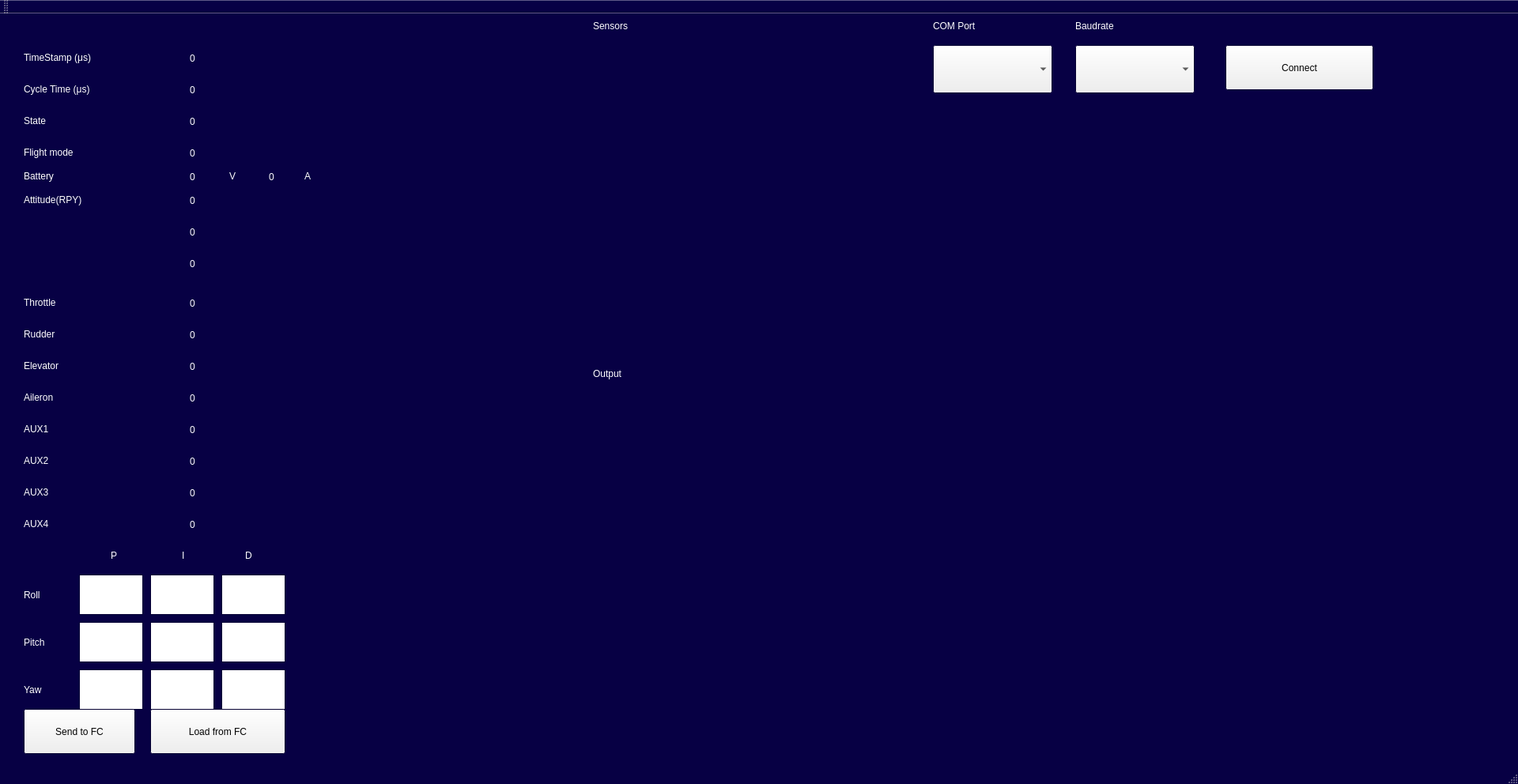
<?xml version="1.0" encoding="UTF-8"?>
<ui version="4.0">
 <class>CriusGUI</class>
 <widget class="QMainWindow" name="CriusGUI">
  <property name="geometry">
   <rect>
    <x>0</x>
    <y>0</y>
    <width>1920</width>
    <height>992</height>
   </rect>
  </property>
  <property name="palette">
   <palette>
    <active>
     <colorrole role="WindowText">
      <brush brushstyle="SolidPattern">
       <color alpha="255">
        <red>255</red>
        <green>255</green>
        <blue>255</blue>
       </color>
      </brush>
     </colorrole>
     <colorrole role="Base">
      <brush brushstyle="SolidPattern">
       <color alpha="255">
        <red>255</red>
        <green>255</green>
        <blue>255</blue>
       </color>
      </brush>
     </colorrole>
     <colorrole role="Window">
      <brush brushstyle="SolidPattern">
       <color alpha="255">
        <red>7</red>
        <green>0</green>
        <blue>68</blue>
       </color>
      </brush>
     </colorrole>
    </active>
    <inactive>
     <colorrole role="WindowText">
      <brush brushstyle="SolidPattern">
       <color alpha="255">
        <red>255</red>
        <green>255</green>
        <blue>255</blue>
       </color>
      </brush>
     </colorrole>
     <colorrole role="Base">
      <brush brushstyle="SolidPattern">
       <color alpha="255">
        <red>255</red>
        <green>255</green>
        <blue>255</blue>
       </color>
      </brush>
     </colorrole>
     <colorrole role="Window">
      <brush brushstyle="SolidPattern">
       <color alpha="255">
        <red>7</red>
        <green>0</green>
        <blue>68</blue>
       </color>
      </brush>
     </colorrole>
    </inactive>
    <disabled>
     <colorrole role="WindowText">
      <brush brushstyle="SolidPattern">
       <color alpha="255">
        <red>120</red>
        <green>120</green>
        <blue>120</blue>
       </color>
      </brush>
     </colorrole>
     <colorrole role="Base">
      <brush brushstyle="SolidPattern">
       <color alpha="255">
        <red>7</red>
        <green>0</green>
        <blue>68</blue>
       </color>
      </brush>
     </colorrole>
     <colorrole role="Window">
      <brush brushstyle="SolidPattern">
       <color alpha="255">
        <red>7</red>
        <green>0</green>
        <blue>68</blue>
       </color>
      </brush>
     </colorrole>
    </disabled>
   </palette>
  </property>
  <property name="windowTitle">
   <string>Crius All-in-One Pro v2.0 Configuration GUI</string>
  </property>
  <property name="autoFillBackground">
   <bool>false</bool>
  </property>
  <widget class="QWidget" name="centralWidget">
   <widget class="QCustomPlot" name="imu_plot" native="true">
    <property name="geometry">
     <rect>
      <x>420</x>
      <y>40</y>
      <width>741</width>
      <height>361</height>
     </rect>
    </property>
    <property name="palette">
     <palette>
      <active>
       <colorrole role="Base">
        <brush brushstyle="SolidPattern">
         <color alpha="255">
          <red>255</red>
          <green>255</green>
          <blue>255</blue>
         </color>
        </brush>
       </colorrole>
       <colorrole role="Window">
        <brush brushstyle="SolidPattern">
         <color alpha="255">
          <red>255</red>
          <green>255</green>
          <blue>255</blue>
         </color>
        </brush>
       </colorrole>
      </active>
      <inactive>
       <colorrole role="Base">
        <brush brushstyle="SolidPattern">
         <color alpha="255">
          <red>255</red>
          <green>255</green>
          <blue>255</blue>
         </color>
        </brush>
       </colorrole>
       <colorrole role="Window">
        <brush brushstyle="SolidPattern">
         <color alpha="255">
          <red>255</red>
          <green>255</green>
          <blue>255</blue>
         </color>
        </brush>
       </colorrole>
      </inactive>
      <disabled>
       <colorrole role="Base">
        <brush brushstyle="SolidPattern">
         <color alpha="255">
          <red>255</red>
          <green>255</green>
          <blue>255</blue>
         </color>
        </brush>
       </colorrole>
       <colorrole role="Window">
        <brush brushstyle="SolidPattern">
         <color alpha="255">
          <red>255</red>
          <green>255</green>
          <blue>255</blue>
         </color>
        </brush>
       </colorrole>
      </disabled>
     </palette>
    </property>
    <property name="autoFillBackground">
     <bool>false</bool>
    </property>
   </widget>
   <widget class="QLabel" name="data_in_pitch">
    <property name="geometry">
     <rect>
      <x>240</x>
      <y>260</y>
      <width>151</width>
      <height>33</height>
     </rect>
    </property>
    <property name="text">
     <string>0</string>
    </property>
   </widget>
   <widget class="QLabel" name="data_in_roll">
    <property name="geometry">
     <rect>
      <x>240</x>
      <y>220</y>
      <width>151</width>
      <height>33</height>
     </rect>
    </property>
    <property name="text">
     <string>0</string>
    </property>
   </widget>
   <widget class="QLabel" name="data_in_yaw">
    <property name="geometry">
     <rect>
      <x>240</x>
      <y>300</y>
      <width>151</width>
      <height>33</height>
     </rect>
    </property>
    <property name="text">
     <string>0</string>
    </property>
   </widget>
   <widget class="QLabel" name="label_8">
    <property name="geometry">
     <rect>
      <x>30</x>
      <y>220</y>
      <width>181</width>
      <height>31</height>
     </rect>
    </property>
    <property name="text">
     <string>Attitude(RPY)</string>
    </property>
   </widget>
   <widget class="QLabel" name="label_9">
    <property name="geometry">
     <rect>
      <x>30</x>
      <y>40</y>
      <width>201</width>
      <height>31</height>
     </rect>
    </property>
    <property name="text">
     <string>TimeStamp (μs)</string>
    </property>
   </widget>
   <widget class="QLabel" name="data_in_timeStamp">
    <property name="geometry">
     <rect>
      <x>240</x>
      <y>40</y>
      <width>191</width>
      <height>33</height>
     </rect>
    </property>
    <property name="text">
     <string>0</string>
    </property>
   </widget>
   <widget class="QCustomPlot" name="control_plot" native="true">
    <property name="geometry">
     <rect>
      <x>420</x>
      <y>480</y>
      <width>741</width>
      <height>361</height>
     </rect>
    </property>
   </widget>
   <widget class="QLabel" name="label_10">
    <property name="geometry">
     <rect>
      <x>30</x>
      <y>350</y>
      <width>151</width>
      <height>31</height>
     </rect>
    </property>
    <property name="text">
     <string>Throttle</string>
    </property>
   </widget>
   <widget class="QLabel" name="data_in_throttle">
    <property name="geometry">
     <rect>
      <x>240</x>
      <y>350</y>
      <width>151</width>
      <height>33</height>
     </rect>
    </property>
    <property name="text">
     <string>0</string>
    </property>
   </widget>
   <widget class="QLabel" name="label_11">
    <property name="geometry">
     <rect>
      <x>30</x>
      <y>390</y>
      <width>151</width>
      <height>31</height>
     </rect>
    </property>
    <property name="text">
     <string>Rudder</string>
    </property>
   </widget>
   <widget class="QLabel" name="data_in_rudder">
    <property name="geometry">
     <rect>
      <x>240</x>
      <y>390</y>
      <width>151</width>
      <height>33</height>
     </rect>
    </property>
    <property name="text">
     <string>0</string>
    </property>
   </widget>
   <widget class="QLabel" name="label_12">
    <property name="geometry">
     <rect>
      <x>30</x>
      <y>430</y>
      <width>151</width>
      <height>31</height>
     </rect>
    </property>
    <property name="text">
     <string>Elevator</string>
    </property>
   </widget>
   <widget class="QLabel" name="data_in_elevator">
    <property name="geometry">
     <rect>
      <x>240</x>
      <y>430</y>
      <width>151</width>
      <height>33</height>
     </rect>
    </property>
    <property name="text">
     <string>0</string>
    </property>
   </widget>
   <widget class="QLabel" name="label_13">
    <property name="geometry">
     <rect>
      <x>30</x>
      <y>470</y>
      <width>151</width>
      <height>31</height>
     </rect>
    </property>
    <property name="text">
     <string>Aileron</string>
    </property>
   </widget>
   <widget class="QLabel" name="data_in_aileron">
    <property name="geometry">
     <rect>
      <x>240</x>
      <y>470</y>
      <width>151</width>
      <height>33</height>
     </rect>
    </property>
    <property name="text">
     <string>0</string>
    </property>
   </widget>
   <widget class="QLabel" name="label_14">
    <property name="geometry">
     <rect>
      <x>30</x>
      <y>510</y>
      <width>151</width>
      <height>31</height>
     </rect>
    </property>
    <property name="text">
     <string>AUX1</string>
    </property>
   </widget>
   <widget class="QLabel" name="data_in_aux1">
    <property name="geometry">
     <rect>
      <x>240</x>
      <y>510</y>
      <width>151</width>
      <height>33</height>
     </rect>
    </property>
    <property name="text">
     <string>0</string>
    </property>
   </widget>
   <widget class="QLabel" name="label_15">
    <property name="geometry">
     <rect>
      <x>30</x>
      <y>550</y>
      <width>151</width>
      <height>31</height>
     </rect>
    </property>
    <property name="text">
     <string>AUX2</string>
    </property>
   </widget>
   <widget class="QLabel" name="data_in_aux2">
    <property name="geometry">
     <rect>
      <x>240</x>
      <y>550</y>
      <width>151</width>
      <height>33</height>
     </rect>
    </property>
    <property name="text">
     <string>0</string>
    </property>
   </widget>
   <widget class="QLabel" name="label_16">
    <property name="geometry">
     <rect>
      <x>30</x>
      <y>590</y>
      <width>151</width>
      <height>31</height>
     </rect>
    </property>
    <property name="text">
     <string>AUX3</string>
    </property>
   </widget>
   <widget class="QLabel" name="data_in_aux3">
    <property name="geometry">
     <rect>
      <x>240</x>
      <y>590</y>
      <width>151</width>
      <height>33</height>
     </rect>
    </property>
    <property name="text">
     <string>0</string>
    </property>
   </widget>
   <widget class="QLabel" name="label_17">
    <property name="geometry">
     <rect>
      <x>30</x>
      <y>630</y>
      <width>151</width>
      <height>31</height>
     </rect>
    </property>
    <property name="text">
     <string>AUX4</string>
    </property>
   </widget>
   <widget class="QLabel" name="data_in_aux4">
    <property name="geometry">
     <rect>
      <x>240</x>
      <y>630</y>
      <width>151</width>
      <height>33</height>
     </rect>
    </property>
    <property name="text">
     <string>0</string>
    </property>
   </widget>
   <widget class="QLabel" name="label_18">
    <property name="geometry">
     <rect>
      <x>30</x>
      <y>80</y>
      <width>201</width>
      <height>31</height>
     </rect>
    </property>
    <property name="text">
     <string>Cycle Time (μs)</string>
    </property>
   </widget>
   <widget class="QLabel" name="data_in_cycleTime">
    <property name="geometry">
     <rect>
      <x>240</x>
      <y>80</y>
      <width>191</width>
      <height>33</height>
     </rect>
    </property>
    <property name="text">
     <string>0</string>
    </property>
   </widget>
   <widget class="QLabel" name="label_19">
    <property name="geometry">
     <rect>
      <x>750</x>
      <y>0</y>
      <width>181</width>
      <height>31</height>
     </rect>
    </property>
    <property name="text">
     <string>Sensors</string>
    </property>
   </widget>
   <widget class="QLabel" name="label_20">
    <property name="geometry">
     <rect>
      <x>750</x>
      <y>440</y>
      <width>181</width>
      <height>31</height>
     </rect>
    </property>
    <property name="text">
     <string>Output</string>
    </property>
   </widget>
   <widget class="QLabel" name="label_21">
    <property name="geometry">
     <rect>
      <x>30</x>
      <y>720</y>
      <width>71</width>
      <height>31</height>
     </rect>
    </property>
    <property name="text">
     <string>Roll</string>
    </property>
   </widget>
   <widget class="QLabel" name="label_22">
    <property name="geometry">
     <rect>
      <x>30</x>
      <y>780</y>
      <width>71</width>
      <height>31</height>
     </rect>
    </property>
    <property name="text">
     <string>Pitch</string>
    </property>
   </widget>
   <widget class="QLabel" name="label_23">
    <property name="geometry">
     <rect>
      <x>30</x>
      <y>840</y>
      <width>71</width>
      <height>31</height>
     </rect>
    </property>
    <property name="text">
     <string>Yaw</string>
    </property>
   </widget>
   <widget class="QLabel" name="label_24">
    <property name="geometry">
     <rect>
      <x>140</x>
      <y>670</y>
      <width>31</width>
      <height>31</height>
     </rect>
    </property>
    <property name="text">
     <string>P</string>
    </property>
   </widget>
   <widget class="QLabel" name="label_25">
    <property name="geometry">
     <rect>
      <x>230</x>
      <y>670</y>
      <width>31</width>
      <height>31</height>
     </rect>
    </property>
    <property name="text">
     <string>I</string>
    </property>
   </widget>
   <widget class="QLabel" name="label_26">
    <property name="geometry">
     <rect>
      <x>310</x>
      <y>670</y>
      <width>31</width>
      <height>31</height>
     </rect>
    </property>
    <property name="text">
     <string>D</string>
    </property>
   </widget>
   <widget class="QTextEdit" name="Config_PID_Roll_KP">
    <property name="geometry">
     <rect>
      <x>100</x>
      <y>710</y>
      <width>81</width>
      <height>51</height>
     </rect>
    </property>
   </widget>
   <widget class="QTextEdit" name="Config_PID_Roll_KI">
    <property name="geometry">
     <rect>
      <x>190</x>
      <y>710</y>
      <width>81</width>
      <height>51</height>
     </rect>
    </property>
   </widget>
   <widget class="QTextEdit" name="Config_PID_Roll_KD">
    <property name="geometry">
     <rect>
      <x>280</x>
      <y>710</y>
      <width>81</width>
      <height>51</height>
     </rect>
    </property>
   </widget>
   <widget class="QTextEdit" name="Config_PID_Pitch_KD">
    <property name="geometry">
     <rect>
      <x>280</x>
      <y>770</y>
      <width>81</width>
      <height>51</height>
     </rect>
    </property>
   </widget>
   <widget class="QTextEdit" name="Config_PID_Pitch_KI">
    <property name="geometry">
     <rect>
      <x>190</x>
      <y>770</y>
      <width>81</width>
      <height>51</height>
     </rect>
    </property>
   </widget>
   <widget class="QTextEdit" name="Config_PID_Pitch_KP">
    <property name="geometry">
     <rect>
      <x>100</x>
      <y>770</y>
      <width>81</width>
      <height>51</height>
     </rect>
    </property>
   </widget>
   <widget class="QTextEdit" name="Config_PID_Yaw_KD">
    <property name="geometry">
     <rect>
      <x>280</x>
      <y>830</y>
      <width>81</width>
      <height>51</height>
     </rect>
    </property>
   </widget>
   <widget class="QTextEdit" name="Config_PID_Yaw_KP">
    <property name="geometry">
     <rect>
      <x>100</x>
      <y>830</y>
      <width>81</width>
      <height>51</height>
     </rect>
    </property>
   </widget>
   <widget class="QTextEdit" name="Config_PID_Yaw_KI">
    <property name="geometry">
     <rect>
      <x>190</x>
      <y>830</y>
      <width>81</width>
      <height>51</height>
     </rect>
    </property>
   </widget>
   <widget class="QPushButton" name="PushButton_Config_Send">
    <property name="geometry">
     <rect>
      <x>30</x>
      <y>880</y>
      <width>141</width>
      <height>57</height>
     </rect>
    </property>
    <property name="text">
     <string>Send to FC</string>
    </property>
   </widget>
   <widget class="QPushButton" name="PushButton_Config_Load">
    <property name="geometry">
     <rect>
      <x>190</x>
      <y>880</y>
      <width>171</width>
      <height>57</height>
     </rect>
    </property>
    <property name="text">
     <string>Load from FC</string>
    </property>
   </widget>
   <widget class="QLabel" name="label_27">
    <property name="geometry">
     <rect>
      <x>1180</x>
      <y>0</y>
      <width>141</width>
      <height>31</height>
     </rect>
    </property>
    <property name="text">
     <string>COM Port</string>
    </property>
   </widget>
   <widget class="QLabel" name="label_28">
    <property name="geometry">
     <rect>
      <x>1360</x>
      <y>0</y>
      <width>151</width>
      <height>31</height>
     </rect>
    </property>
    <property name="text">
     <string>Baudrate</string>
    </property>
   </widget>
   <widget class="QComboBox" name="comboBox_PortName">
    <property name="geometry">
     <rect>
      <x>1180</x>
      <y>40</y>
      <width>151</width>
      <height>61</height>
     </rect>
    </property>
   </widget>
   <widget class="QComboBox" name="comboBox_BaudRate">
    <property name="geometry">
     <rect>
      <x>1360</x>
      <y>40</y>
      <width>151</width>
      <height>61</height>
     </rect>
    </property>
   </widget>
   <widget class="QPushButton" name="pushButton_Connect">
    <property name="geometry">
     <rect>
      <x>1550</x>
      <y>40</y>
      <width>187</width>
      <height>57</height>
     </rect>
    </property>
    <property name="text">
     <string>Connect</string>
    </property>
   </widget>
   <widget class="QLabel" name="label_29">
    <property name="geometry">
     <rect>
      <x>30</x>
      <y>120</y>
      <width>191</width>
      <height>31</height>
     </rect>
    </property>
    <property name="text">
     <string>State</string>
    </property>
   </widget>
   <widget class="QLabel" name="data_in_State">
    <property name="geometry">
     <rect>
      <x>240</x>
      <y>120</y>
      <width>191</width>
      <height>33</height>
     </rect>
    </property>
    <property name="text">
     <string>0</string>
    </property>
   </widget>
   <widget class="QLabel" name="label_30">
    <property name="geometry">
     <rect>
      <x>30</x>
      <y>160</y>
      <width>191</width>
      <height>31</height>
     </rect>
    </property>
    <property name="text">
     <string>Flight mode</string>
    </property>
   </widget>
   <widget class="QLabel" name="data_in_FlightMode">
    <property name="geometry">
     <rect>
      <x>240</x>
      <y>160</y>
      <width>191</width>
      <height>33</height>
     </rect>
    </property>
    <property name="text">
     <string>0</string>
    </property>
   </widget>
   <widget class="QLabel" name="label_31">
    <property name="geometry">
     <rect>
      <x>30</x>
      <y>190</y>
      <width>191</width>
      <height>31</height>
     </rect>
    </property>
    <property name="text">
     <string>Battery</string>
    </property>
   </widget>
   <widget class="QLabel" name="data_in_battery_current">
    <property name="geometry">
     <rect>
      <x>340</x>
      <y>190</y>
      <width>41</width>
      <height>33</height>
     </rect>
    </property>
    <property name="text">
     <string>0</string>
    </property>
   </widget>
   <widget class="QLabel" name="data_in_battery_voltage">
    <property name="geometry">
     <rect>
      <x>240</x>
      <y>190</y>
      <width>41</width>
      <height>33</height>
     </rect>
    </property>
    <property name="text">
     <string>0</string>
    </property>
   </widget>
   <widget class="QLabel" name="label_32">
    <property name="geometry">
     <rect>
      <x>290</x>
      <y>190</y>
      <width>20</width>
      <height>31</height>
     </rect>
    </property>
    <property name="text">
     <string>V</string>
    </property>
   </widget>
   <widget class="QLabel" name="label_33">
    <property name="geometry">
     <rect>
      <x>385</x>
      <y>190</y>
      <width>21</width>
      <height>31</height>
     </rect>
    </property>
    <property name="text">
     <string>A</string>
    </property>
   </widget>
  </widget>
  <widget class="QToolBar" name="mainToolBar">
   <attribute name="toolBarArea">
    <enum>TopToolBarArea</enum>
   </attribute>
   <attribute name="toolBarBreak">
    <bool>false</bool>
   </attribute>
  </widget>
  <widget class="QStatusBar" name="statusBar"/>
 </widget>
 <layoutdefault spacing="6" margin="11"/>
 <customwidgets>
  <customwidget>
   <class>QCustomPlot</class>
   <extends>QWidget</extends>
   <header>qcustomplot.h</header>
   <container>1</container>
  </customwidget>
 </customwidgets>
 <resources/>
 <connections/>
</ui>
